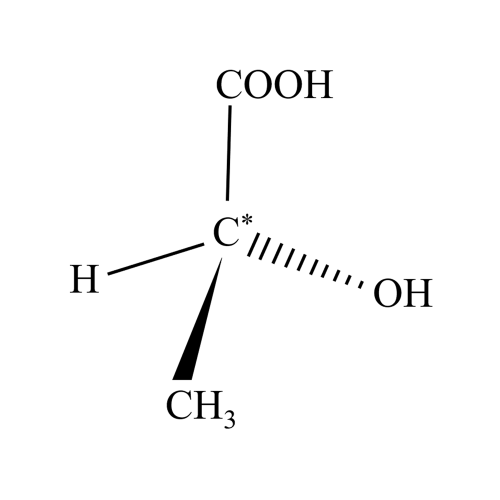
#> input picture img/Chiral-carbon.png, 1000 x 1000 px (shown at 1/2 size)
$ python HoughTtest.py   (older library calls are emulated)
#> lines starting #> are read from the running program, lines starting #| are printed output that depends on the picture; after the words box and inside, x2 and y2 are one past the last pixel; in counts of white or black regions, pixels touching at a corner belong together; long printed decimals are rounded
### src/houghTransform/circle/Cannyd.py
# -*- coding: utf-8 -*-
import cv2
import numpy as np

class Canny:

    def __init__(self, Guassian_kernal_size, img, HT_high_threshold, HT_low_threshold):
        '''
        :param Guassian_kernal_size: 高斯滤波器尺寸
        :param img: 输入的图片，在算法过程中改变
        :param HT_high_threshold: 滞后阈值法中的高阈值
        :param HT_low_threshold: 滞后阈值法中的低阈值
        '''
        self.Gaussian_kernel_size = Guassian_kernal_size  # 获取高斯核尺寸
        self.img = img  # 获取图片
        self.y, self.x = img.shape[0:2]  # 获取图片的维度
        self.angle = np.zeros([self.y, self.x])  # 定义一个新的矩阵，用来存储梯度方向
        self.img_origin = None
        self.x_kernal = np.array([[-1, 1]])  # x方向偏导卷积核
        self.y_kernal = np.array([[-1], [1]])  # y方向偏导卷积核
        self.HT_high_threshold = HT_high_threshold  # 高门限
        self.HT_low_threshold = HT_low_threshold  # 低门限

    def Get_gradient_img(self):
        '''
        计算梯度图和梯度方向矩阵。
        :return: 生成的梯度图
        '''
        print('Get_gradient_img')

        new_img_x = np.zeros([self.y, self.x], dtype=np.float)  # 定义x偏导存储矩阵
        new_img_y = np.zeros([self.y, self.x], dtype=np.float)  # 定义y偏导存储矩阵
        for i in range(0, self.x):
            for j in range(0, self.y):
                if j == 0:
                    new_img_y[j][i] = 1
                else:
                    new_img_y[j][i] = np.sum(np.array([[self.img[j - 1][i]], [self.img[j][i]]]) * self.y_kernal)
                    # y方向卷积后的灰度图，dy
                if i == 0:
                    new_img_x[j][i] = 1
                else:
                    new_img_x[j][i] = np.sum(np.array([self.img[j][i - 1], self.img[j][i]]) * self.x_kernal)
                    # x方向卷积后的灰度图，dx

        gradient_img, self.angle = cv2.cartToPolar(new_img_x, new_img_y)  # 通过dx，dy求取梯度强度和梯度方向即角度
        self.angle = np.tan(self.angle)
        self.img = gradient_img.astype(np.uint8)  # 将获得梯度强度转换成无符号八位整形
        return self.img

    def Non_maximum_suppression(self):
        '''
        对生成的梯度图进行非极大化抑制，将tan值的大小与正负结合，确定离散中梯度的方向。
        :return: 生成的非极大化抑制结果图
        '''
        print('Non_maximum_suppression')

        result = np.zeros([self.y, self.x])  # 定义一个新矩阵，用来存储非极大化抑制结果图
        for i in range(1, self.y - 1):
            for j in range(1, self.x - 1):
                if abs(self.img[i][j]) <= 4:
                    result[i][j] = 0
                    continue
                elif abs(self.angle[i][j]) > 1:  # dy>dx
                    gradient2 = self.img[i - 1][j]
                    gradient4 = self.img[i + 1][j]
                    # g1 g2
                    #    C
                    #    g4 g3
                    if self.angle[i][j] > 0:
                        gradient1 = self.img[i - 1][j - 1]
                        gradient3 = self.img[i + 1][j + 1]
                    #    g2 g1
                    #    C
                    # g3 g4
                    else:
                        gradient1 = self.img[i - 1][j + 1]
                        gradient3 = self.img[i + 1][j - 1]
                else:
                    gradient2 = self.img[i][j - 1]
                    gradient4 = self.img[i][j + 1]
                    # g1
                    # g2 C g4
                    #      g3
                    if self.angle[i][j] > 0:
                        gradient1 = self.img[i - 1][j - 1]
                        gradient3 = self.img[i + 1][j + 1]
                    #      g3
                    # g2 C g4
                    # g1
                    else:
                        gradient3 = self.img[i - 1][j + 1]
                        gradient1 = self.img[i + 1][j - 1]

                temp1 = abs(self.angle[i][j]) * gradient1 + (1 - abs(self.angle[i][j])) * gradient2
                temp2 = abs(self.angle[i][j]) * gradient3 + (1 - abs(self.angle[i][j])) * gradient4
                if self.img[i][j] >= temp1 and self.img[i][j] >= temp2:
                    result[i][j] = self.img[i][j]
                else:
                    result[i][j] = 0
        self.img = result
        return self.img

    def Hysteresis_thresholding(self):
        '''
        对生成的非极大化抑制结果图进行滞后阈值法，用强边延伸弱边，这里的延伸方向为梯度的垂直方向，
        将比低阈值大比高阈值小的点置为高阈值大小，方向在离散点上的确定与非极大化抑制相似。
        :return: 滞后阈值法结果图
        '''
        print('Hysteresis_thresholding')

        for i in range(1, self.y - 1):
            for j in range(1, self.x - 1):
                if self.img[i][j] >= self.HT_high_threshold:
                    if abs(self.angle[i][j]) < 1:
                        if self.img_origin[i - 1][j] > self.HT_low_threshold:
                            self.img[i - 1][j] = self.HT_high_threshold
                        if self.img_origin[i + 1][j] > self.HT_low_threshold:
                            self.img[i + 1][j] = self.HT_high_threshold
                        # g1 g2
                        #    C
                        #    g4 g3
                        if self.angle[i][j] < 0:
                            if self.img_origin[i - 1][j - 1] > self.HT_low_threshold:
                                self.img[i - 1][j - 1] = self.HT_high_threshold
                            if self.img_origin[i + 1][j + 1] > self.HT_low_threshold:
                                self.img[i + 1][j + 1] = self.HT_high_threshold
                        #    g2 g1
                        #    C
                        # g3 g4
                        else:
                            if self.img_origin[i - 1][j + 1] > self.HT_low_threshold:
                                self.img[i - 1][j + 1] = self.HT_high_threshold
                            if self.img_origin[i + 1][j - 1] > self.HT_low_threshold:
                                self.img[i + 1][j - 1] = self.HT_high_threshold
                    else:
                        if self.img_origin[i][j - 1] > self.HT_low_threshold:
                            self.img[i][j - 1] = self.HT_high_threshold
                        if self.img_origin[i][j + 1] > self.HT_low_threshold:
                            self.img[i][j + 1] = self.HT_high_threshold
                        # g1
                        # g2 C g4
                        #      g3
                        if self.angle[i][j] < 0:
                            if self.img_origin[i - 1][j - 1] > self.HT_low_threshold:
                                self.img[i - 1][j - 1] = self.HT_high_threshold
                            if self.img_origin[i + 1][j + 1] > self.HT_low_threshold:
                                self.img[i + 1][j + 1] = self.HT_high_threshold
                        #      g3
                        # g2 C g4
                        # g1
                        else:
                            if self.img_origin[i - 1][j + 1] > self.HT_low_threshold:
                                self.img[i + 1][j - 1] = self.HT_high_threshold
                            if self.img_origin[i + 1][j - 1] > self.HT_low_threshold:
                                self.img[i + 1][j - 1] = self.HT_high_threshold
        return self.img

    def canny_algorithm(self):
        '''
        按照顺序和步骤调用以上所有成员函数。
        :return: Canny 算法的结果
        '''
        self.img = cv2.GaussianBlur(self.img, (self.Gaussian_kernel_size, self.Gaussian_kernel_size), 0)
        self.Get_gradient_img()
        self.img_origin = self.img.copy()
        self.Non_maximum_suppression()
        self.Hysteresis_thresholding()
        return self.img

### src/houghTransform/circle/HoughT.py
# -*- coding: utf-8 -*-
import numpy as np
import math


class Hough_transform:
    def __init__(self, img, angle, step=5, threshold=135):
        '''
        img: 输入的边缘图像
        angle: 输入的梯度方向矩阵
        step: Hough 变换步长大小
        threshold: 筛选单元的阈值
        '''
        self.img = img
        self.angle = angle
        self.y, self.x = img.shape[0:2]
        self.radius = math.ceil(math.sqrt(self.y ** 2 + self.x ** 2))
        self.step = step
        self.vote_matrix = np.zeros(
            [math.ceil(self.y / self.step), math.ceil(self.x / self.step), math.ceil(self.radius / self.step)])
        # 投票矩阵，将原图的宽和高，半径分别除以步长，向上取整，
        self.threshold = threshold
        self.circles = []

    def Hough_transform_algorithm(self):
        '''
        按照 x,y,radius 建立三维空间，根据图片中边上的点沿梯度方向对空间中的所有单元进行投票。每个点投出来结果为一折线。
        return:  投票矩阵
        '''
        print('Hough_transform_algorithm')

        for i in range(1, self.y - 1):
            for j in range(1, self.x - 1):
                if self.img[i][j] > 0:
                    # 沿梯度正方向投票
                    y = i
                    x = j
                    r = 0
                    while y < self.y and x < self.x and y >= 0 and x >= 0:  # 保证圆心在图像内
                        self.vote_matrix[math.floor(y / self.step)][math.floor(x / self.step)][
                            math.floor(r / self.step)] += 1
                        # 为了避免 y / self.step 向上取整会超出矩阵索引的情况，这里将该值向下取整
                        y = y + self.step * self.angle[i][j]
                        x = x + self.step
                        r = r + math.sqrt((self.step * self.angle[i][j]) ** 2 + self.step ** 2)
                    # 沿梯度反方向投票
                    y = i - self.step * self.angle[i][j]
                    x = j - self.step
                    r = math.sqrt((self.step * self.angle[i][j]) ** 2 + self.step ** 2)
                    while y < self.y and x < self.x and y >= 0 and x >= 0:
                        self.vote_matrix[math.floor(y / self.step)][math.floor(x / self.step)][
                            math.floor(r / self.step)] += 1
                        y = y - self.step * self.angle[i][j]
                        x = x - self.step
                        r = r + math.sqrt((self.step * self.angle[i][j]) ** 2 + self.step ** 2)
        return self.vote_matrix  # 返回投票矩阵

    def Select_Circle(self):
        '''
        按照阈值从投票矩阵中筛选出合适的圆，并作极大化抑制，这里的非极大化抑制我采
        用的是邻近点结果取平均值的方法，而非单纯的取极大值。
        return: None
        '''
        print('Select_Circle')
        # 挑选投票数大于阈值的圆
        houxuanyuan = []
        for i in range(0, math.ceil(self.y / self.step)):
            for j in range(0, math.ceil(self.x / self.step)):
                for r in range(0, math.ceil(self.radius / self.step)):
                    if self.vote_matrix[i][j][r] >= self.threshold:
                        y = i * self.step + self.step / 2  # 通过投票矩阵中的点，恢复到原图中的点，self.step / 2为补偿值
                        x = j * self.step + self.step / 2
                        r = r * self.step + self.step / 2
                        houxuanyuan.append((math.ceil(x), math.ceil(y), math.ceil(r)))
        if len(houxuanyuan) == 0:
            print("No Circle in this threshold.")
            return
        x, y, r = houxuanyuan[0]
        possible = []
        middle = []
        for circle in houxuanyuan:
            if abs(x - circle[0]) <= 20 and abs(y - circle[1]) <= 20:
                # 设定一个误差范围（这里设定方圆20个像素以内，属于误差范围），在这个范围内的到圆心视为同一个圆心
                possible.append([circle[0], circle[1], circle[2]])
            else:
                result = np.array(possible).mean(axis=0)  # 对同一范围内的圆心，半径取均值
                middle.append((result[0], result[1], result[2]))
                possible.clear()
                x, y, r = circle
                possible.append([x, y, r])
        result = np.array(possible).mean(axis=0)  # 将最后一组同一范围内的圆心，半径取均值
        middle.append((result[0], result[1], result[2]))  # 误差范围内的圆取均值后，放入其中

        def takeFirst(elem):
            return elem[0]

        middle.sort(key=takeFirst)  # 排序
        # 重复类似上述取均值的操作，并将圆逐个输出
        x, y, r = middle[0]
        possible = []
        for circle in middle:
            if abs(x - circle[0]) <= 20 and abs(y - circle[1]) <= 20:
                possible.append([circle[0], circle[1], circle[2]])
            else:
                result = np.array(possible).mean(axis=0)
                print("Circle core: (%f, %f)  Radius: %f" % (result[0], result[1], result[2]))
                self.circles.append((result[0], result[1], result[2]))
                possible.clear()
                x, y, r = circle
                possible.append([x, y, r])
        result = np.array(possible).mean(axis=0)
        print("Circle core: (%f, %f)  Radius: %f" % (result[0], result[1], result[2]))
        self.circles.append((result[0], result[1], result[2]))

    def Calculate(self):
        '''
        按照算法顺序调用以上成员函数
        return: 圆形拟合结果图，圆的坐标及半径集合
        '''
        self.Hough_transform_algorithm()
        self.Select_Circle()
        return self.circles

### src/houghTransform/circle/HoughTtest.py
# -*- coding: utf-8 -*-
import cv2
import numpy as np
import matplotlib.pyplot as plt
import time
import math

from HoughT import Hough_transform
from Cannyd import Canny

Path = '../../../img/Chiral-carbon.png'  # 图片路径
Save_Path = 'Test/'  # 结果保存路径
Reduced_ratio = 2  # 为了提高计算效率，将图片进行比例缩放所使用的比例值
Gaussian_kernel_size = 3
HT_high_threshold = 45
HT_low_threshold = 25
Hough_transform_step = 5
Hough_transform_threshold = 80

if __name__ == '__main__':
    start_time = time.time()

    img_gray = cv2.imread(Path, cv2.IMREAD_GRAYSCALE)
#> img_gray is the input picture: shape (1000, 1000); min 0, max 255, mean 250.1
    img_RGB = cv2.imread(Path)
    y, x = img_gray.shape[0:2]  # 获取了灰度图像 img_gray 的行数和列数
#> y = 1000; x = 1000
    img_gray = cv2.resize(img_gray, (int(x / Reduced_ratio), int(y / Reduced_ratio)))  # 图片缩放
#> img_gray: shape (500, 500)
    img_RGB = cv2.resize(img_RGB, (int(x / Reduced_ratio), int(y / Reduced_ratio)))

    plt.subplot(131)
    plt.imshow(img_RGB)
    plt.title('img_RGB')
    plt.axis('off')

    # canny
    print('Canny ...')
    canny = Canny(Gaussian_kernel_size, img_gray, HT_high_threshold, HT_low_threshold)
    canny.canny_algorithm()
#> after the loop in Get_gradient_img, `for i in range(0, self.x):`:
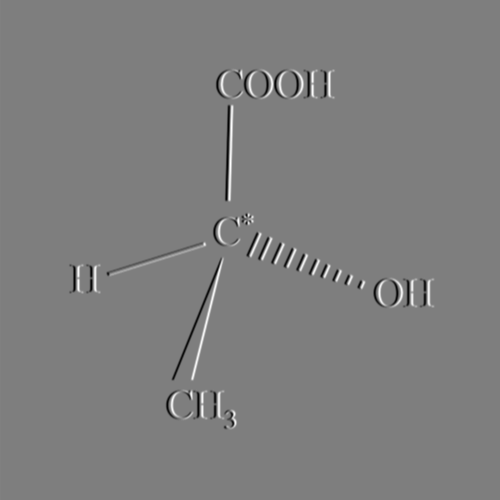
#> new_img_x: shape (500, 500) float64; min -119, max 120, mean 0; drawn with min black and max white
#> after the loop in Get_gradient_img, `for i in range(0, self.x):`:
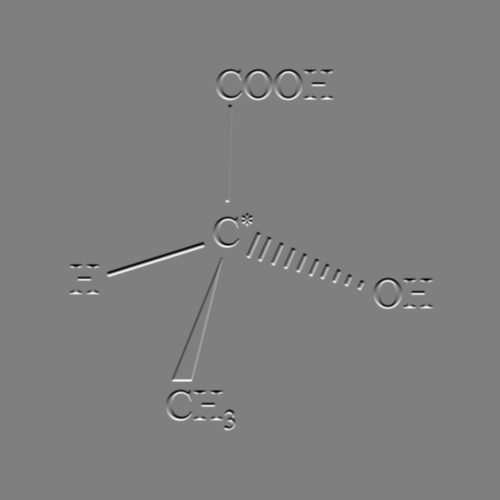
#> new_img_y: shape (500, 500) float64; min -120, max 120, mean 0; drawn with min black and max white
#> in Get_gradient_img, `self.angle = np.tan(self.angle)`:
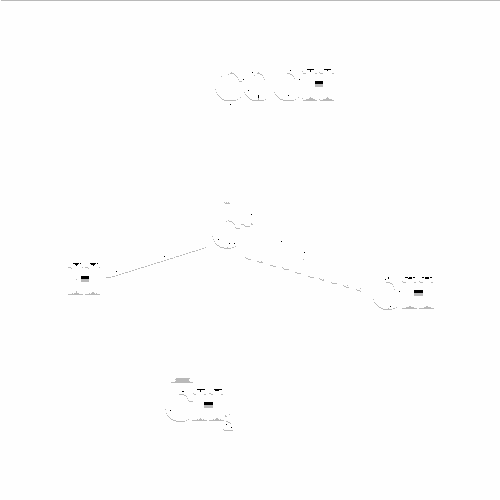
#> self.angle: shape (500, 500) float64; min -83858283, max 119, mean -191324.2; drawn with min black and max white
#> after the loop in Non_maximum_suppression, `for i in range(1, self.y - 1):`:
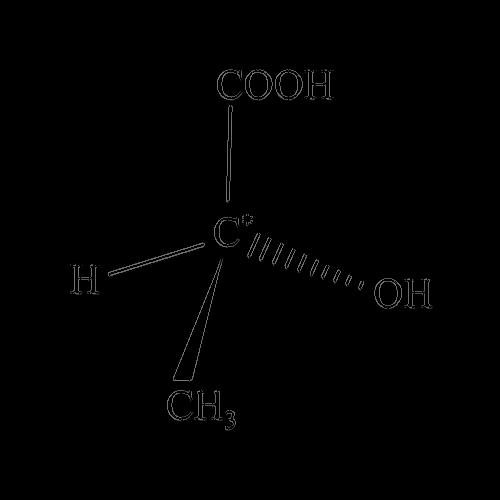
#> result: shape (500, 500) float64; min 0, max 127, mean 1.2
#> after the loop in Hysteresis_thresholding, `for i in range(1, self.y - 1):`:
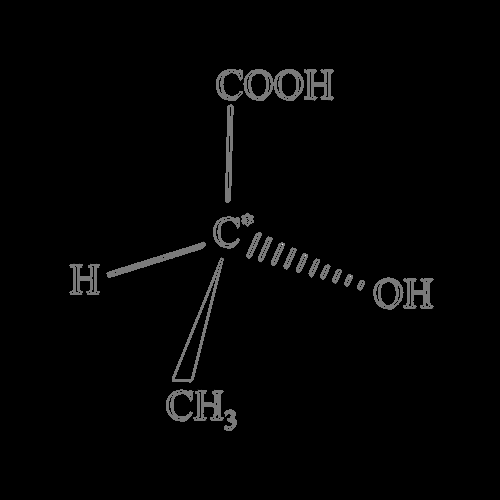
#> self.img: shape (500, 500) float64; 3.24% of pixels changed, all inside (x1, y1, x2, y2) = (69, 69, 434, 431); drawn with min black and max white
    cv2.imwrite(Save_Path + "canny_result.jpg", canny.img)
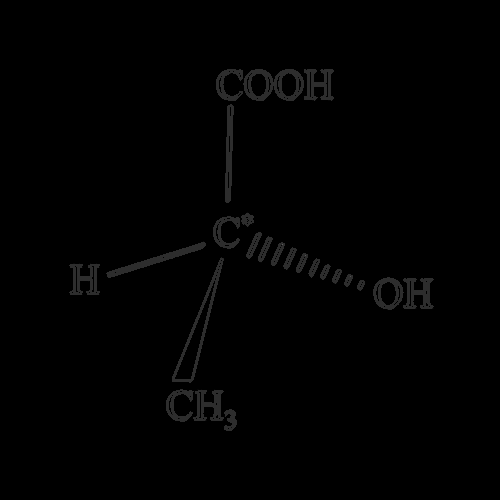
#> saved as canny_result.jpg: shape (500, 500); min 0, max 94, mean 1.5

    # hough
    print('Hough ...')
    Hough = Hough_transform(canny.img, canny.angle, Hough_transform_step, Hough_transform_threshold)
    circles = Hough.Calculate()
#| Circle core: (388.000, 293.000)  Radius: 13.000
#> circles = [(258, 83, 13), (288, 83, 13), (388, 293, 13)]
    for circle in circles:
        cv2.circle(img_RGB, (math.ceil(circle[0]), math.ceil(circle[1])), math.ceil(circle[2]), (255, 0, 0), 2)
#> this loop made 3 passes
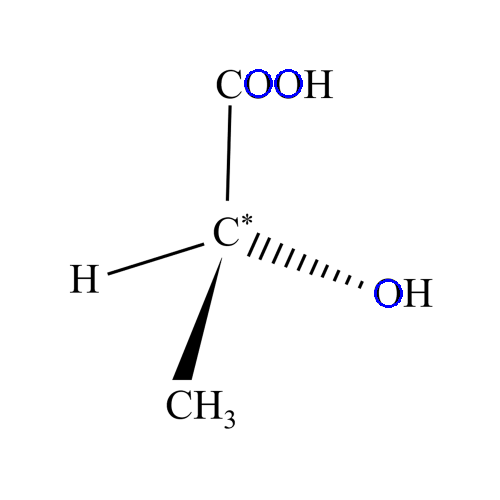
#> img_RGB: shape (500, 500, 3); mean B, G, R 250.6, 249.9, 249.9
    cv2.imwrite(Save_Path + "hough_result.jpg", img_RGB)
    print('Finished!')

    end_time = time.time()
    print("running time" + str(end_time - start_time))

    plt.subplot(132)
    plt.imshow(canny.img)
    plt.title('canny.img')
    plt.axis('off')

    plt.subplot(133)
    plt.imshow(img_RGB)
    plt.title('img_RGB')
    plt.axis('off')

    plt.show()
#> figure, not shown here; B, G, R data is drawn as R, G, B
